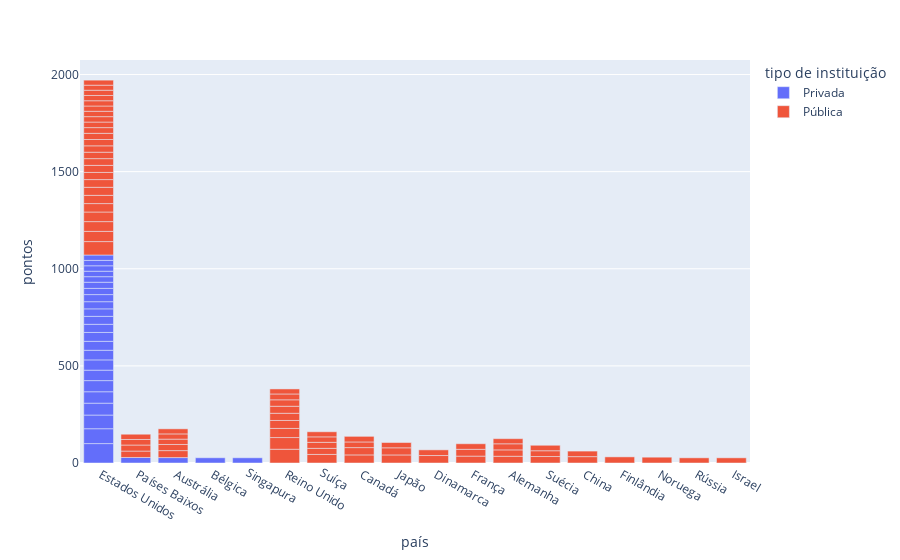

Notebook source saved alongside this figure:
### Code cell
px.bar(universidades, x='país', y='pontos', color='tipo de instituição')

### Figure 1 — Plotly figure (JSON) as saved in the notebook; plotly's stock layout.template omitted (floating-point values rounded to 4 significant figures)
{"data": [{"alignmentgroup": "True", "hovertemplate": "tipo de instituição=Privada<br>país=%{x}<br>pontos=%{y}<extra></extra>", "legendgroup": "Privada", "marker": {"color": "#636efa", "pattern": {"shape": ""}}, "name": "Privada", "offsetgroup": "Privada", "orientation": "v", "showlegend": true, "textposition": "auto", "type": "bar", "x": [" Estados Unidos", " Estados Unidos", " Estados Unidos", " Estados Unidos", " Estados Unidos", " Estados Unidos", " Estados Unidos", " Estados Unidos", " Estados Unidos", " Estados Unidos", " Estados Unidos", " Estados Unidos", " Estados Unidos", " Estados Unidos", " Estados Unidos", " Estados Unidos", " Estados Unidos", " Estados Unidos", " Estados Unidos", " Países Baixos", " Estados Unidos", " Estados Unidos", " Austrália", " Estados Unidos", " Estados Unidos", " Bélgica", "Singapura"], "xaxis": "x", "y": [100, 76.5, 70.4, 61.1, 58.8, 57.3, 53.9, 52.8, 49.6, 46, 45.7, 41.9, 41, 38.6, 36.8, 36.6, 32, 31.7, 28.5, 28.4, 28.2, 28, 27.9, 27.7, 27.7, 26.9, 26.8], "yaxis": "y"}, {"alignmentgroup": "True", "hovertemplate": "tipo de instituição=Pública<br>país=%{x}<br>pontos=%{y}<extra></extra>", "legendgroup": "Pública", "marker": {"color": "#EF553B", "pattern": {"shape": ""}}, "name": "Pública", "offsetgroup": "Pública", "orientation": "v", "showlegend": true, "textposition": "auto", "type": "bar", "x": [" Reino Unido", " Estados Unidos", " Reino Unido", " Estados Unidos", " Estados Unidos", " Estados Unidos", " Reino Unido", "Suíça", " Estados Unidos", " Estados Unidos", " Canadá", " Japão", " Estados Unidos", " Reino Unido", " Estados Unidos", " Dinamarca", " Canadá", " Reino Unido", " Estados Unidos", " Japão", " Estados Unidos", " Reino Unido", " Austrália", " França", " França", " Alemanha", " Estados Unidos", " Suécia", " Estados Unidos", " Reino Unido", " Países Baixos", " Estados Unidos", " China", " Alemanha", " Estados Unidos", " Estados Unidos", " Austrália", " Finlândia", " Alemanha", "Suíça", " Países Baixos", "Suíça", " Reino Unido", " Noruega", " Suécia", " Estados Unidos", " Dinamarca", " Canadá", " Canadá", " Estados Unidos", " França", " Países Baixos", " China", " Suécia", "Suíça", " Estados Unidos", " Estados Unidos", " Austrália", " Japão", " Estados Unidos", " Estados Unidos", " Estados Unidos", " Países Baixos", " Estados Unidos", " Austrália", " Rússia", " Israel", "Suíça", " Alemanha", " Austrália", " Estados Unidos", " Reino Unido", " Estados Unidos"], "xaxis": "x", "y": [70.9, 69.1, 60.1, 52.5, 50.3, 49.5, 47.1, 44.1, 43.3, 42.4, 41.6, 41.5, 41.5, 40.9, 39.7, 38.5, 37.7, 37, 36.9, 36.7, 36.2, 36.2, 35.9, 35.5, 35, 34.8, 34.7, 33.3, 33.2, 33.1, 33, 32.8, 32.8, 32.7, 32.5, 31.8, 31.6, 31.5, 31.4, 31.3, 31.1, 31, 30.1, 29.9, 29.8, 29.4, 29.1, 29, 28.9, 28.7, 28.6, 28.6, 28.5, 28.2, 28.1, 27.8, 27.7, 27.5, 27.2, 27.1, 27.1, 27.1, 27, 27, 26.8, 26.6, 26.6, 26.3, 26.3, 26.1, 26, 25.9, 25.9], "yaxis": "y"}], "layout": {"barmode": "relative", "legend": {"title": {"text": "tipo de instituição"}, "tracegroupgap": 0}, "margin": {"t": 60}, "xaxis": {"anchor": "y", "domain": [0, 1], "title": {"text": "país"}}, "yaxis": {"anchor": "x", "domain": [0, 1], "title": {"text": "pontos"}}}}
